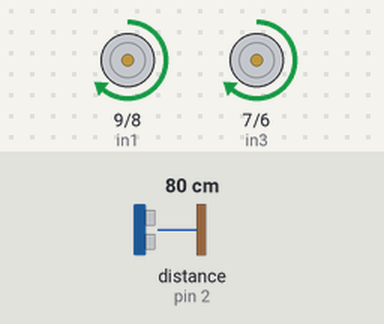
The sketch below on a simulated Arduino Uno, built with avr-gcc and run on an emulated ATmega328P. Parts: motor-driver pin pairs drawn as motors (green arrow = first pin HIGH = forward, orange = second pin HIGH = backward, longer = more drive, scaled by the enable pin). Wiring (inferred from the names in the program): ultrasonic range finder: trigger pin 3; echo pin 2. Inputs (shaded band) come from the test bench; at power-on: distance to the obstacle (sensor on pin 2) 80 cm. The echo pulse lasts 58.3 µs per cm.

Above: at 1.2 s.
1.3 s: distance to the obstacle (sensor on pin 2) set to 13 cm
2.8 s: distance to the obstacle (sensor on pin 2) set to 10 cm
At 3.5 s:
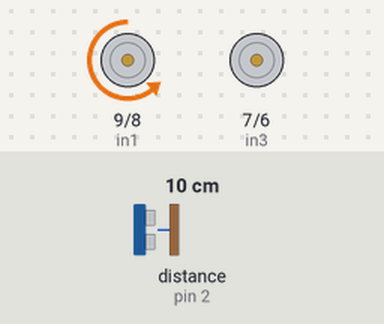
5.8 s: distance to the obstacle (sensor on pin 2) set to 18 cm
At 6.9 s:
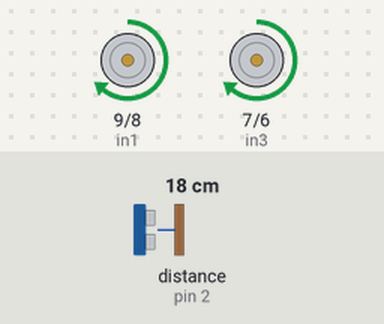
7.9 s: distance to the obstacle (sensor on pin 2) set to 2 cm
At 8.6 s:
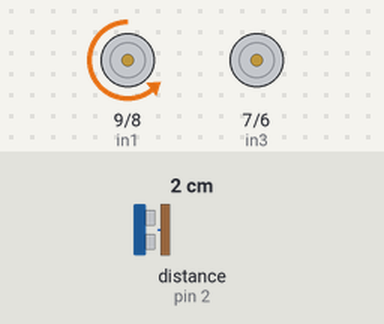
Timing chart, 0 to 10.9 s (numbered marks = the images above; inputs shaded):
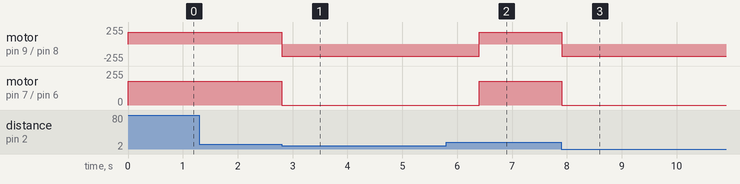

The sketch:

KarAutomatic.ino
```cpp
int trig = 3;
int echo = 2;
int duration = 0;
int distance = 0;

int carSpeed = 180;
int enA = 10;
int in1 = 9;
int in2 = 8;
int in3 = 7;
int in4 = 6;
int enB = 5;

void setup() {
  // put your setup code here, to run once:
  pinMode(trig, OUTPUT);
  pinMode(echo, INPUT);

  pinMode(enA, OUTPUT);
  pinMode(in1, OUTPUT);
  pinMode(in2, OUTPUT);
  pinMode(in3, OUTPUT);
  pinMode(in4, OUTPUT);
  pinMode(enB, OUTPUT);
}

void loop() {
  // put your main code here, to run repeatedly:
  getDistance();
  if(distance > 10) {
    up();
  } else {
    leftReverse();
    delay(900);
    up();
  }
}

void getDistance() {
  digitalWrite(trig, LOW);
  delayMicroseconds(2);

  digitalWrite(trig, HIGH);
  delayMicroseconds(10);

  digitalWrite(trig, LOW);
  duration = pulseIn(echo, HIGH);

  distance = duration/58.2;
}

void up() {
  digitalWrite(in1, HIGH);
  digitalWrite(in2, LOW);
  digitalWrite(in3, HIGH);
  digitalWrite(in4, LOW);

  analogWrite(enA, carSpeed);
  analogWrite(enB, carSpeed);
}

void down() {
  digitalWrite(in1, LOW);
  digitalWrite(in2, HIGH);
  digitalWrite(in3, LOW);
  digitalWrite(in4, HIGH);

  analogWrite(enA, carSpeed);
  analogWrite(enB, carSpeed);
}

void left() {
  stopKar();
  digitalWrite(in3, HIGH);
  digitalWrite(in4, LOW);

  analogWrite(enB, carSpeed);
}

void leftReverse() {
  stopKar();
  digitalWrite(in1, LOW);
  digitalWrite(in2, HIGH);

  analogWrite(enA, carSpeed);
}

void right() {
  stopKar();
  digitalWrite(in1, HIGH);
  digitalWrite(in2, LOW);

  analogWrite(enA, carSpeed);
}

void rightReverse() {
  stopKar();
  digitalWrite(in3, LOW);
  digitalWrite(in4, HIGH);

  analogWrite(enB, carSpeed);
}

void stopKar() {
  digitalWrite(in1, LOW);
  digitalWrite(in2, LOW);
  digitalWrite(in3, LOW);
  digitalWrite(in4, LOW);
}
```

Measured:
- the behaviour switches between 12 and 11 cm on distance to the obstacle (sensor on pin 2) (found by bisection; images 0 and 1)
- after the input at 1.3 s, every drawn part: stays the same
- after the input at 2.8 s, motor on pin 9 (in1) / pin 8 (in2): forward 180/255 → backward 180/255 at once; motor on pin 7 (in3) / pin 6 (in4): forward 180/255 → stopped at once
- after the input at 5.8 s, motor on pin 9 (in1) / pin 8 (in2): backward 180/255 → forward 180/255 after 0.60 s; motor on pin 7 (in3) / pin 6 (in4): stopped → forward 180/255 after 0.60 s
- after the input at 7.9 s, motor on pin 9 (in1) / pin 8 (in2): forward 180/255 → backward 180/255 at once; motor on pin 7 (in3) / pin 6 (in4): forward 180/255 → stopped at once
